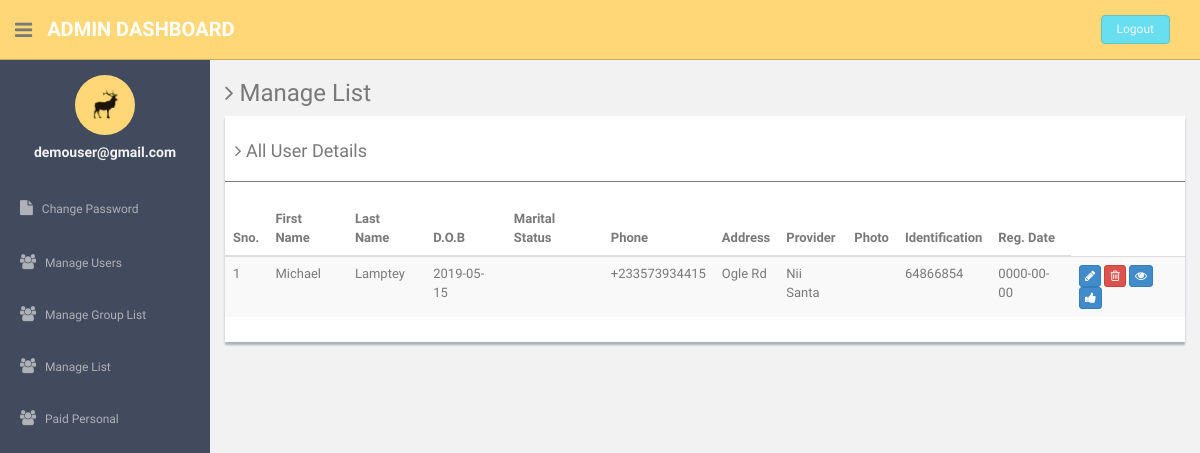
Page /admin/manage-list.php (signed in) on the earlier database version.
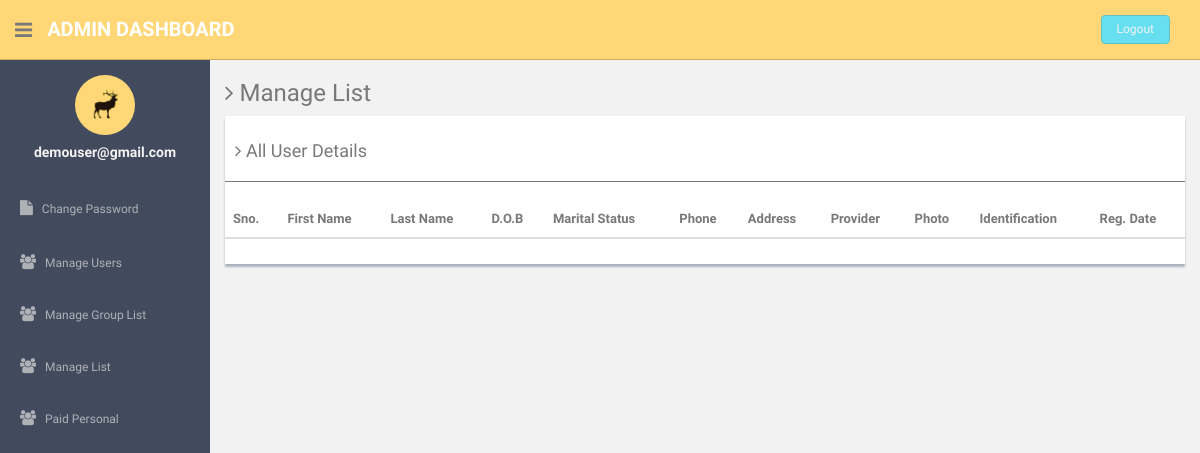
Same page on the later database version.
### tables this page shows
CREATE TABLE IF NOT EXISTS `list` (
  `id` int(11) NOT NULL AUTO_INCREMENT,
  `First_name` text NOT NULL,
  `Last_name` text NOT NULL,
  `D.O.B` date NOT NULL,
  `Marital_status` text NOT NULL,
  `Phone` text NOT NULL,
  `Address` varchar(120) NOT NULL,
  `Provider` text NOT NULL,
  `Photo` varchar(30) NOT NULL,
  `Identification` varchar(30) NOT NULL,
  `Reg. Date` date NOT NULL,
  `paid` enum('0','1') DEFAULT '0',
  `email` varchar(50) DEFAULT NULL,
  PRIMARY KEY (`id`)
);

### admin/manage-list.php (the view, shortened to what this page needs)
<?php
include'dbconnection.php';
?><!DOCTYPE html>
<html lang="en">
  <head>
    <link href="assets/css/bootstrap.css" rel="stylesheet">
    <link href="assets/font-awesome/css/font-awesome.css" rel="stylesheet" />
    <link href="assets/css/style.css" rel="stylesheet">
    <link href="assets/css/style-responsive.css" rel="stylesheet">
  </head>
  <body>
  <section id="container" >
      <header class="header black-bg">
              <div class="sidebar-toggle-box">
                  <div class="fa fa-bars tooltips" data-placement="right" data-original-title="Toggle Navigation"></div>
              </div>
            <a href="#" class="logo"><b>Admin Dashboard</b></a>
            <div class="top-menu">
            	<ul class="nav pull-right top-menu">
                    <li><a class="logout" href="logout.php">Logout</a></li>
            	</ul>
            </div>
        </header>
      <aside>
          <div id="sidebar"  class="nav-collapse ">
              <ul class="sidebar-menu" id="nav-accordion">
              	  <p class="centered"><a href="#"><img src="assets/img/ui-sam.jpg" class="img-circle" width="60"></a></p>
              	  <h5 class="centered"><?php echo $_SESSION['login'];?></h5>
                  <li class="mt">
                      <a href="change-password.php">
                          <i class="fa fa-file"></i>
                          <span>Change Password</span>
                      </a>
                  </li>
                  <li class="sub-menu">
                      <a href="manage-users.php" >
                          <i class="fa fa-users"></i>
                          <span>Manage Users</span>
                      </a>
                  </li>
                  <li class="sub-menu">
                      <a href="manage-exempt.php">
                          <i class="fa fa-users"></i>
                          <span>Manage Group List</span>
                      </a>
                  </li>
                  <li class="sub-menu">
                      <a href="manage-list.php">
                          <i class="fa fa-users"></i>
                          <span>Manage List</span>
                      </a>
                  </li>
                  <li class="sub-menu">
                      <a href="paid-list.php">
                          <i class="fa fa-users"></i>
                          <span>Paid Personal</span>
                      </a>
                  </li>
              </ul>
          </div>
      </aside>
  <section id="main-content">
          <section class="wrapper">
          	<h3><i class="fa fa-angle-right"></i> Manage List</h3>
				<div class="row">
                  <div class="col-md-12">
                      <div class="content-panel">
                          <table class="table table-striped table-advance table-hover">
	                  	  	  <h4><i class="fa fa-angle-right"></i> All User Details </h4>
	                  	  	  <hr>
                              <thead>
                              <tr>
                                  <th>Sno.</th>
                                  <th class="hidden-phone">First Name</th>
                                  <th> Last Name</th>
                                  <th> D.O.B</th>
                                  <th> Marital Status</th>
                                  <th> Phone</th>
                                  <th> Address</th>
                                  <th> Provider</th>
                                  <th> Photo</th>
                                  <th> Identification</th>
                                  <th>Reg. Date</th>
                              </tr>
                              </thead>
                              <tbody>
                              <?php $ret=mysqli_query($con,"select * from list WHERE `paid` ='0'");
							  $cnt=1;
							  while($row=mysqli_fetch_array($ret))
							  {?>
                              <tr>
                              <td><?php echo $cnt;?></td>
                                  <td><?php echo $row['First_name'];?></td>
                                  <td><?php echo $row['Last_name'];?></td>
                                  <td><?php echo $row['D.O.B'];?></td>
                                  <td><?php echo $row['Marital_status'];?></td>
                                  <td><?php echo $row['Phone'];?></td>
                                  <td><?php echo $row['Address'];?></td>
                                  <td><?php echo $row['Provider'];?></td>
                                  <td><?php echo $row['Photo'];?></td>
                                  <td><?php echo $row['Identification'];?></td>
                                  <td><?php echo $row['Reg. Date'];?></td>
                                  <td>
                                     <a href="update-list.php?uid=<?php echo $row['id'];?>">
                                     <button class="btn btn-primary btn-xs"><i class="fa fa-pencil"></i></button></a>
                                     <a href="manage-users.php?id=<?php echo $row['id'];?>">
                                     <button class="btn btn-danger btn-xs" onClick="return confirm('Do you really want to delete');"><i class="fa fa-trash-o "></i></button></a>
                                     <a href="view-list.php?uid=<?php echo $row['id'];?>">
                                     <button class="btn btn-primary btn-xs"><i class="fa fa-eye"></i></button></a>
                                     <a href="paid-list.php?idid=<?php echo $row['id'];?>">
                                     <button class="btn btn-primary btn-xs"><i class="fa fa-thumbs-up"></i></button></a>
                                  </td>
                              </tr>
                              <?php $cnt=$cnt+1; }?>
                              </tbody>
                          </table>
                      </div>
                  </div>
              </div>
		</section>
      </section
  ></section>
  </body>
</html>

### admin/assets/css/style.css (style rules this page uses)
body { color: #797979; background: #f2f2f2; font-family: 'Ruda', sans-serif; padding: 0px !important; margin: 0px !important; font-size:13px; }
ul li { list-style: none; }
a, a:hover, a:focus { text-decoration: none; outline: none; }
#container { width: 100%; height: 100%; }
hr { margin-top: 20px; margin-bottom: 20px; border: 0; border-top: 1px solid #797979; }
.centered { text-align: center; }
.mt { margin-top: 25px; }
ul.top-menu > li > .logout { color: #f2f2f2; font-size: 12px; border-radius: 4px; -webkit-border-radius: 4px; border: 1px solid #64c3c2 !important; padding: 5px 15px; margin-right: 15px; background: #68dff0; margin-top: 15px; }
#sidebar { width: 210px; height: 100%; position: fixed; background: #424a5d; }
#sidebar h5 { color: #f2f2f2; font-weight: 700; }
#sidebar ul li { position: relative; }
ul.sidebar-menu , ul.sidebar-menu li ul.sub { margin: -2px 0 0; padding: 0; }
ul.sidebar-menu { margin-top: 75px; }
ul.sidebar-menu li { margin-bottom: 5px; margin-left:10px; margin-right:10px; }
ul.sidebar-menu li.sub-menu { line-height: 15px; }
ul.sidebar-menu li a span { display: inline-block; }
ul.sidebar-menu li a { color: #aeb2b7; text-decoration: none; display: block; padding: 15px 0 15px 10px; font-size: 12px; outline: none; -webkit-transition: all 0.3s ease; -moz-transition: all 0.3s ease; -o-transition: all 0.3s ease; -ms-transition: all 0.3s ease; transition: all 0.3s ease; }
ul.sidebar-menu li a i { font-size: 15px; padding-right: 6px; }
#main-content { margin-left: 210px; }
.header, .footer { min-height: 60px; padding: 0 15px; }
.header { position: fixed; left: 0; right: 0; z-index: 1002; }
.black-bg { background: #ffd777; border-bottom: 1px solid #c9aa5f; }
.wrapper { display: inline-block; margin-top: 60px; padding-left: 15px; padding-right: 15px; padding-bottom: 15px; padding-top: 0px; width: 100%; }
a.logo { font-size: 20px; color: #ffffff; float: left; margin-top: 15px; text-transform: uppercase; }
a.logo b { font-weight: 900; }
#top_menu .nav > li, ul.top-menu > li { float: left; }
ul.top-menu > li > a { color: #666666; font-size: 16px; border-radius: 4px; -webkit-border-radius: 4px; border:1px solid #666666 !important; padding: 2px 6px; margin-right: 15px; }
.sidebar-toggle-box { float: left; padding-right: 15px; margin-top: 20px; }
.sidebar-toggle-box .fa-bars { cursor: pointer; display: inline-block; font-size: 20px; }
.content-panel { background: #ffffff; box-shadow: 0px 3px 2px #aab2bd; padding-top: 15px; padding-bottom: 5px; }
.content-panel h4 { margin-left: 10px; }

Differences in the rows shown:
removed list: First_name "Michael", Last_name "Lamptey", O "2019-05-15", Phone "+233573934415", Address "Ogle Rd", Provider "Nii Santa", Identification "64866854", value "0000-00-00"
